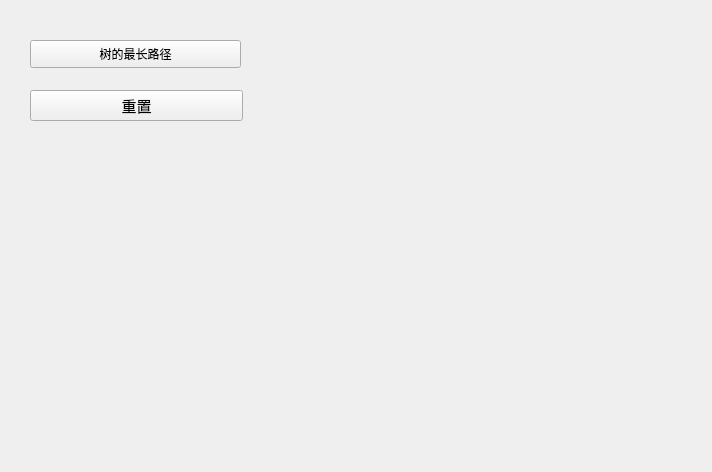
<?xml version="1.0" encoding="UTF-8"?>
<ui version="4.0">
 <class>GraphUI</class>
 <widget class="QWidget" name="GraphUI">
  <property name="geometry">
   <rect>
    <x>0</x>
    <y>0</y>
    <width>712</width>
    <height>472</height>
   </rect>
  </property>
  <property name="windowTitle">
   <string>Form</string>
  </property>
  <widget class="QPushButton" name="ResetpushButton">
   <property name="geometry">
    <rect>
     <x>30</x>
     <y>90</y>
     <width>213</width>
     <height>31</height>
    </rect>
   </property>
   <property name="font">
    <font>
     <pointsize>11</pointsize>
     <weight>50</weight>
     <bold>false</bold>
    </font>
   </property>
   <property name="text">
    <string>重置</string>
   </property>
  </widget>
  <widget class="QPushButton" name="pushButton">
   <property name="geometry">
    <rect>
     <x>30</x>
     <y>40</y>
     <width>211</width>
     <height>28</height>
    </rect>
   </property>
   <property name="text">
    <string>树的最长路径</string>
   </property>
  </widget>
 </widget>
 <resources/>
 <connections>
  <connection>
   <sender>ResetpushButton</sender>
   <signal>clicked()</signal>
   <receiver>GraphUI</receiver>
   <slot>on_reset_btn_clicked()</slot>
   <hints>
    <hint type="sourcelabel">
     <x>85</x>
     <y>190</y>
    </hint>
    <hint type="destinationlabel">
     <x>132</x>
     <y>186</y>
    </hint>
   </hints>
  </connection>
  <connection>
   <sender>pushButton</sender>
   <signal>clicked()</signal>
   <receiver>GraphUI</receiver>
   <slot>on_thelongestroad_btn_clicked()</slot>
   <hints>
    <hint type="sourcelabel">
     <x>197</x>
     <y>15</y>
    </hint>
    <hint type="destinationlabel">
     <x>263</x>
     <y>28</y>
    </hint>
   </hints>
  </connection>
 </connections>
 <slots>
  <slot>on_bfs_btn_clicked()</slot>
  <slot>on_dfs_btn_clicked()</slot>
  <slot>on_dijkstra_btn_clicked()</slot>
  <slot>on_reset_btn_clicked()</slot>
  <slot>on_prim_btn_clicked()</slot>
  <slot>on_kruskal_btn_clicked()</slot>
  <slot>on_topologicalSorting_btn_clicked()</slot>
  <slot>on_outPut_btn_clicked()</slot>
  <slot>on_longestPath_btn_clicked()</slot>
  <slot>on_thelongestroad_btn_clicked()</slot>
 </slots>
</ui>
